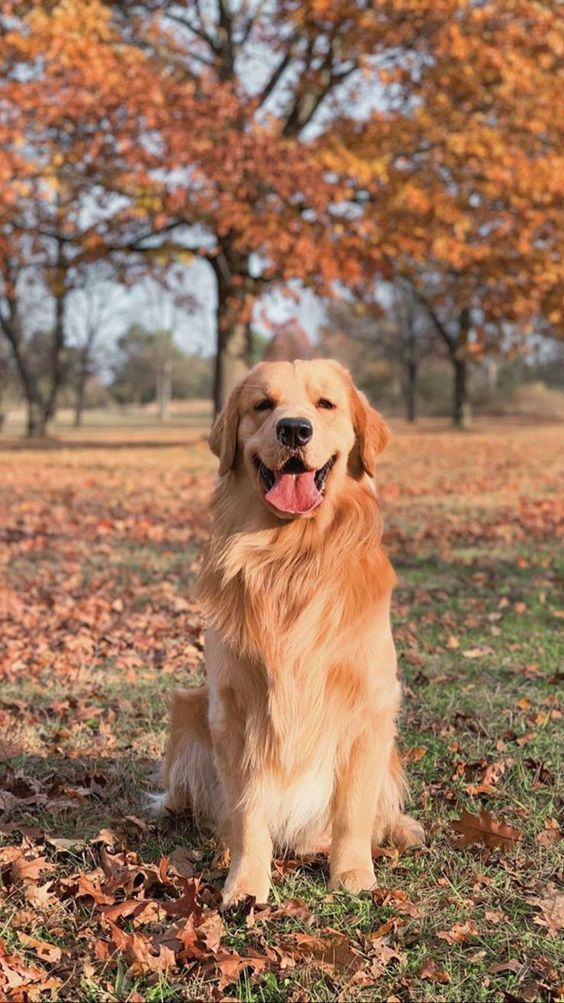
#> input picture dog.jpeg, 564 x 1003 px, given in place of the camera
$ python 'Day11(edgedetection).py'
#> lines starting #> are read from the running program, lines starting #| are printed output that depends on the picture
#> further down, frame is the input picture: shape (1003, 564, 3); mean B, G, R 91.1, 116.9, 153.4
import cv2

def canny_edge_detection(image):
    gray = cv2.cvtColor(image, cv2.COLOR_BGR2GRAY)
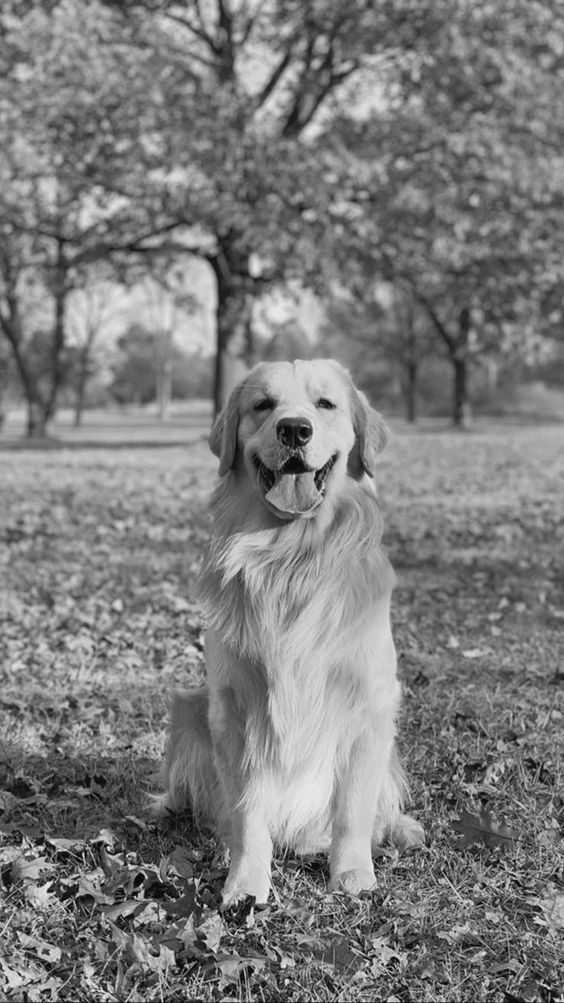
#> gray: shape (1003, 564); min 1, max 245, mean 124.9
    blurred = cv2.GaussianBlur(gray, (5, 5), 0)
    edges = cv2.Canny(blurred, 50, 150)
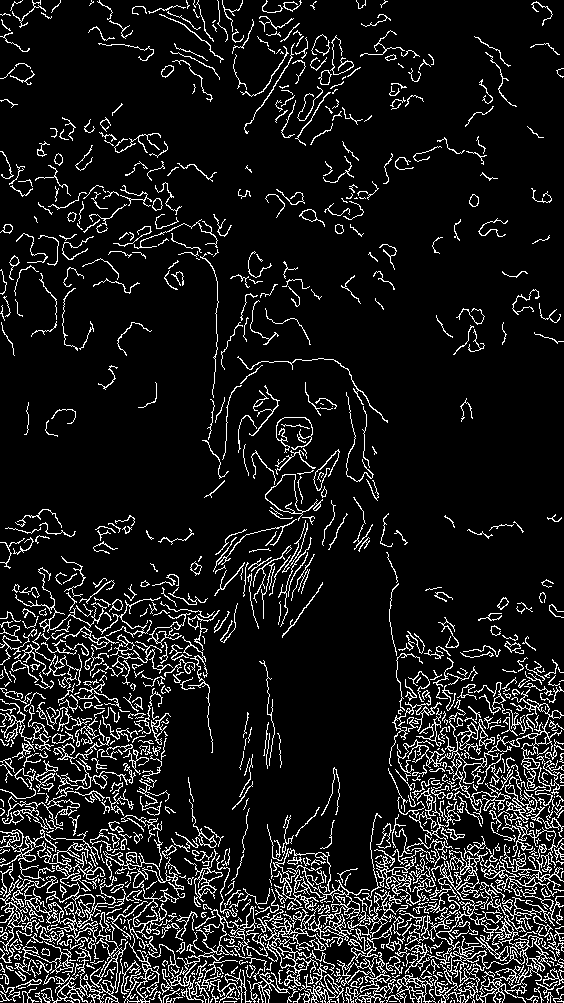
#> edges: shape (1003, 564); 10.5% white in thin lines or dots
    return edges

cap = cv2.VideoCapture(0)

while True:
    ret, frame = cap.read()
    if not ret:
        break

    edges = canny_edge_detection(frame)

    cv2.imshow('Original', frame)
    cv2.imshow('Edges', edges)

    if cv2.waitKey(1) & 0xFF == ord('q'):
#> (key q is pressed here)
        break

cap.release()
cv2.destroyAllWindows()
